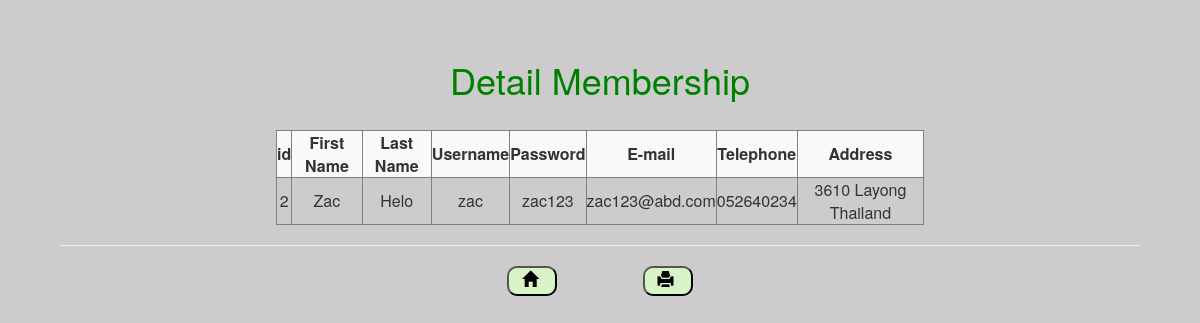
Screenshot of /detail.php?id=2 with the database file from the repository.
### tables this page shows
CREATE TABLE `tbmember` (
  `mem_id` int(10) NOT NULL,
  `fname` varchar(20) NOT NULL,
  `lname` varchar(20) NOT NULL,
  `username` varchar(20) NOT NULL,
  `password` varchar(20) NOT NULL,
  `email` varchar(30) NOT NULL,
  `tel` varchar(10) NOT NULL,
  `address` varchar(50) NOT NULL
);

### detail.php (the view, shortened to what this page needs)
<?php
include ("conn.php");
$sqli= "SELECT mem_id,fname,lname,username,password,email,tel,address
        FROM tbmember where mem_id ='".$_GET['id']."'";
$result = mysqli_query($conn,$sqli);
?>
<html>
    <head>
<link rel="stylesheet" href="https://maxcdn.bootstrapcdn.com/bootstrap/3.4.1/css/bootstrap.min.css">
    </head>
<body>
<center>
<h1>Detail Membership</h1> <br>
<center>
<table border="1" class="table-striped">
        <tr >
            <th><center>id </center></th>
            <th><center>First Name </center></th>
            <th><center>Last Name </center></th>
            <th><center>Username </center></th>
            <th><center>Password </center></th>
            <th><center>E-mail </center></th>
            <th><center>Telephone</center></th>
            <th><center>Address </center></th>
        </tr>
        <?php
            while($row=mysqli_fetch_assoc($result)){
        ?>
        <tr>
            <td><center><?php echo $row["mem_id"];?> </center></td>
            <td><center><?php echo $row["fname"];?> </center></td>
            <td><center><?php echo $row["lname"];?> </center></td>
            <td><center><?php echo $row["username"];?> </center></td>
            <td><center><?php echo $row["password"];?> </center></td>
            <td><center><?php echo $row["email"];?> </center></td>
            <td><center><?php echo $row["tel"];?> </center></td>
            <td><center><?php echo $row["address"];?> </center></td>
        </tr>
    <?php
        }
    ?>
    </table>
    <hr>
    <button onclick="document.location='member.php'">&nbsp<span class="glyphicon glyphicon-home" ></span> &nbsp </button>
        <button type="button" id=print onclick="window.print();">&nbsp<span class="glyphicon glyphicon-print" ></span> &nbsp </button>
    </center>
</body>
</html>

### detail.php (style rules this page uses)
body { margin:5%; background-image: url("https://powerpointboy.com/wp-content/uploads/2019/02/mail-sub-bg.png"); background-color: #cccccc; }
table { width: 60%; }
h1 { color:green; }
button { width: 50px; height: 30px; background-color: rgb(217, 243, 201); border-radius: 10px; font-size: 16px; color: black; }

### rows the page displays
tbmember: mem_id "2", fname "Zac", lname "Helo", username "zac", password "zac123", email "zac123@abd.com", tel "052640234", address "3610 Layong Thailand"
